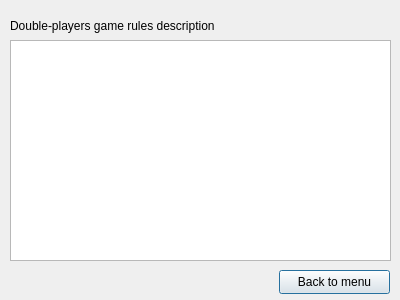
<?xml version="1.0" encoding="UTF-8"?>
<ui version="4.0">
 <class>Dounle_players_rules_Dialog</class>
 <widget class="QDialog" name="Dounle_players_rules_Dialog">
  <property name="geometry">
   <rect>
    <x>0</x>
    <y>0</y>
    <width>400</width>
    <height>300</height>
   </rect>
  </property>
  <property name="windowTitle">
   <string>Dialog</string>
  </property>
  <widget class="QLabel" name="label">
   <property name="geometry">
    <rect>
     <x>10</x>
     <y>10</y>
     <width>321</width>
     <height>31</height>
    </rect>
   </property>
   <property name="styleSheet">
    <string notr="true">font: 12pt &quot;Comic Sans MS&quot;;</string>
   </property>
   <property name="text">
    <string>Double-players game rules description</string>
   </property>
  </widget>
  <widget class="QTextBrowser" name="textBrowser">
   <property name="geometry">
    <rect>
     <x>10</x>
     <y>40</y>
     <width>381</width>
     <height>221</height>
    </rect>
   </property>
  </widget>
  <widget class="QPushButton" name="pushButton">
   <property name="geometry">
    <rect>
     <x>279</x>
     <y>270</y>
     <width>111</width>
     <height>24</height>
    </rect>
   </property>
   <property name="text">
    <string>Back to menu</string>
   </property>
  </widget>
 </widget>
 <resources/>
 <connections/>
</ui>
